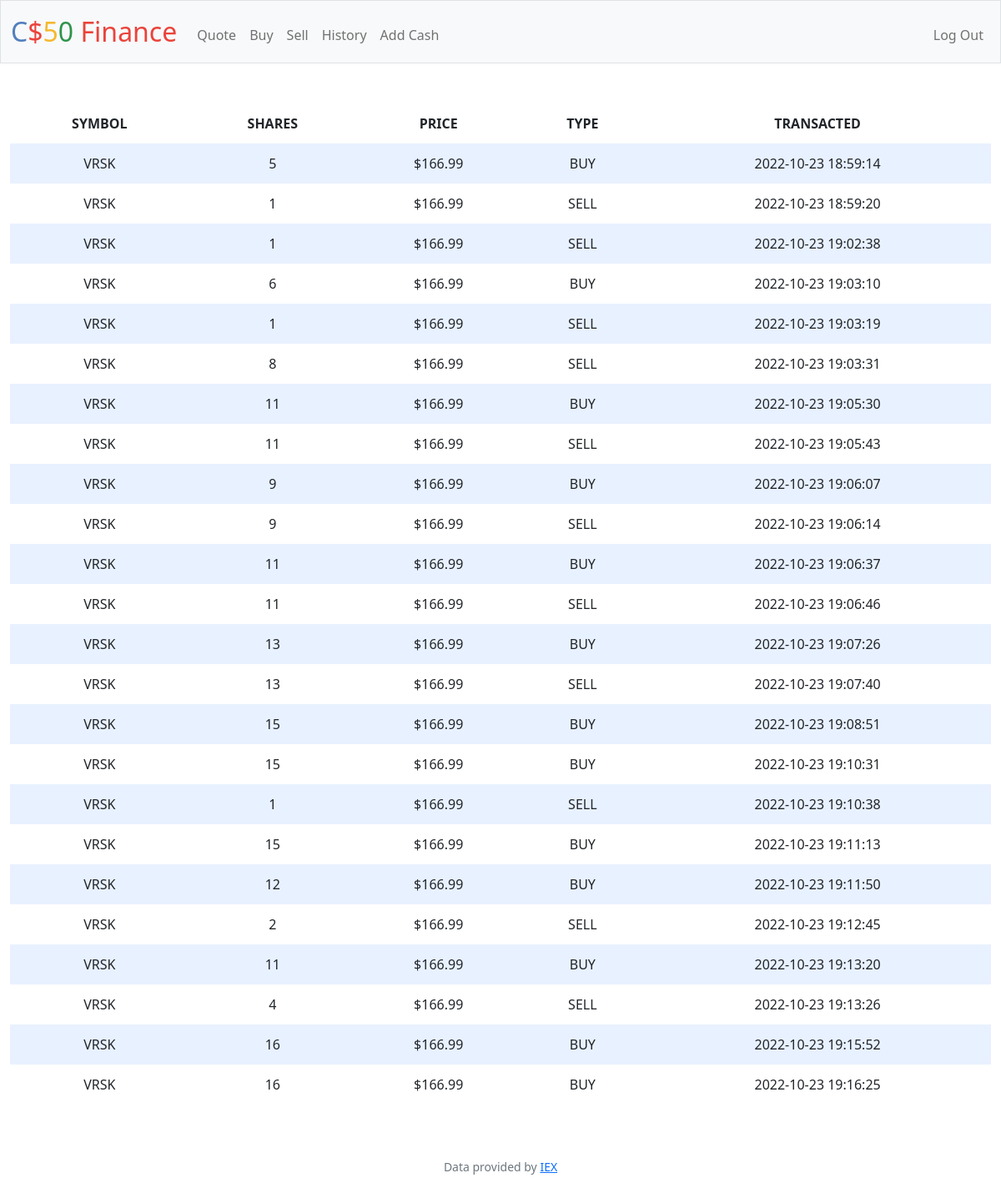
Page /history (signed in) on the committed database.
### tables this page shows
CREATE TABLE history (
        id INTEGER PRIMARY KEY AUTOINCREMENT NOT NULL,
        user_id INTEGER NOT NULL,
        symbol TEXT NOT NULL,
        shares INTEGER NOT NULL,
        price INTEGER NOT NULL,
        type TEXT NOT NULL,
        transacted TEXT NOT NULL
);

### app.py (the view)
@app.route("/history")
@login_required
def history():
    personal_hist = db.execute(
        "SELECT * FROM history WHERE user_id = ?;", session["user_id"])
    return render_template("history.html", personal_hist=personal_hist)

### app.py (called while the page is built)
@app.after_request
def after_request(response):
    response.headers["Cache-Control"] = "no-cache, no-store, must-revalidate"
    response.headers["Expires"] = 0
    response.headers["Pragma"] = "no-cache"
    return response

### helpers.py (called while the page is built)
def login_required(f):
    @wraps(f)
    def decorated_function(*args, **kwargs):
        if session.get("user_id") is None:
            return redirect("/login")
        return f(*args, **kwargs)
    return decorated_function

### templates/history.html (shortened to what this page needs)
{% extends "layout.html" %}
{% block main %}
<table>
    <thead>
        <tr>
            <th>SYMBOL</th>
            <th>SHARES</th>
            <th>PRICE</th>
            <th>TYPE</th>
            <th>TRANSACTED</th>
        </tr>
    </thead>
    <tbody>
        {% for hist in personal_hist %}
            <tr>
                <td>{{ hist.symbol }}</td>
                <td>{{ hist.shares }}</td>
                <td>{{ hist.price}}</td>
                <td>{{ hist.type }}</td>
                <td>{{ hist.transacted }}</td>
            </tr>
        {% endfor %}
    </tbody>
</table>
{% endblock %}

### templates/layout.html (shortened to what this page needs)
<!DOCTYPE html>
<html lang="en">
    <head>
        <link href="https://cdn.jsdelivr.net/npm/bootstrap@5.1.3/dist/css/bootstrap.min.css" rel="stylesheet">
        <link href="/static/styles.css" rel="stylesheet">
    </head>
    <body>
        <nav class="bg-light border navbar navbar-expand-md navbar-light">
            <div class="container-fluid">
                <a class="navbar-brand" href="/"><span class="blue">C</span><span class="red">$</span><span class="yellow">5</span><span class="green">0</span> <span class="red">Finance</span></a>
                <div class="collapse navbar-collapse" id="navbar">
                    {% if session["user_id"] %}
                        <ul class="navbar-nav me-auto mt-2">
                            <li class="nav-item"><a class="nav-link" href="/quote">Quote</a></li>
                            <li class="nav-item"><a class="nav-link" href="/buy">Buy</a></li>
                            <li class="nav-item"><a class="nav-link" href="/sell">Sell</a></li>
                            <li class="nav-item"><a class="nav-link" href="/history">History</a></li>
                            <li class="nav-item"><a class="nav-link" href="/addcash">Add Cash</a></li>
                        </ul>
                        <ul class="navbar-nav ms-auto mt-2">
                            <li class="nav-item"><a class="nav-link" href="/logout">Log Out</a></li>
                        </ul>
                    {% else %}
                        <ul class="navbar-nav ms-auto mt-2">
                            <li class="nav-item"><a class="nav-link" href="/register">Register</a></li>
                            <li class="nav-item"><a class="nav-link" href="/login">Log In</a></li>
                        </ul>
                    {% endif %}
                </div>
            </div>
        </nav>
        <main class="container-fluid py-5 text-center">
            {% block main %}{% endblock %}
        </main>
        <footer class="mb-5 small text-center text-muted">
            Data provided by <a href="https://iexcloud.io/">IEX</a>
        </footer>
    </body>
</html>

### static/styles.css (style rules this page uses)
nav .navbar-brand { font-size: xx-large; }
nav .navbar-brand .blue { color: #537fbe; }
nav .navbar-brand .red { color: #ea433b; }
nav .navbar-brand .yellow { color: #f5b82e; }
nav .navbar-brand .green { color: #2e944b; }
table { background-color: transparent; margin-bottom: 1rem; width: 100%; }
table th, table td { padding: 0.75rem; vertical-align: middle; }
tbody tr:nth-of-type(odd) { background-color: rgb(179, 208, 255, 0.3) }

### rows in the picture
history: symbol "VRSK", shares "5", price "$166.99", type "BUY", transacted "2022-10-23 18:59:14"
history: symbol "VRSK", shares "1", price "$166.99", type "SELL", transacted "2022-10-23 18:59:20"
history: symbol "VRSK", shares "1", price "$166.99", type "SELL", transacted "2022-10-23 19:02:38"
history: symbol "VRSK", shares "6", price "$166.99", type "BUY", transacted "2022-10-23 19:03:10"
history: symbol "VRSK", shares "1", price "$166.99", type "SELL", transacted "2022-10-23 19:03:19"
history: symbol "VRSK", shares "8", price "$166.99", type "SELL", transacted "2022-10-23 19:03:31"
history: symbol "VRSK", shares "11", price "$166.99", type "BUY", transacted "2022-10-23 19:05:30"
history: symbol "VRSK", shares "11", price "$166.99", type "SELL", transacted "2022-10-23 19:05:43"
history: symbol "VRSK", shares "9", price "$166.99", type "BUY", transacted "2022-10-23 19:06:07"
history: symbol "VRSK", shares "9", price "$166.99", type "SELL", transacted "2022-10-23 19:06:14"
history: symbol "VRSK", shares "11", price "$166.99", type "BUY", transacted "2022-10-23 19:06:37"
history: symbol "VRSK", shares "11", price "$166.99", type "SELL", transacted "2022-10-23 19:06:46"
history: symbol "VRSK", shares "13", price "$166.99", type "BUY", transacted "2022-10-23 19:07:26"
history: symbol "VRSK", shares "13", price "$166.99", type "SELL", transacted "2022-10-23 19:07:40"
history: symbol "VRSK", shares "15", price "$166.99", type "BUY", transacted "2022-10-23 19:08:51"
history: symbol "VRSK", shares "15", price "$166.99", type "BUY", transacted "2022-10-23 19:10:31"
history: symbol "VRSK", shares "1", price "$166.99", type "SELL", transacted "2022-10-23 19:10:38"
history: symbol "VRSK", shares "15", price "$166.99", type "BUY", transacted "2022-10-23 19:11:13"
history: symbol "VRSK", shares "12", price "$166.99", type "BUY", transacted "2022-10-23 19:11:50"
history: symbol "VRSK", shares "2", price "$166.99", type "SELL", transacted "2022-10-23 19:12:45"
history: symbol "VRSK", shares "11", price "$166.99", type "BUY", transacted "2022-10-23 19:13:20"
history: symbol "VRSK", shares "4", price "$166.99", type "SELL", transacted "2022-10-23 19:13:26"
history: symbol "VRSK", shares "16", price "$166.99", type "BUY", transacted "2022-10-23 19:15:52"
history: symbol "VRSK", shares "16", price "$166.99", type "BUY", transacted "2022-10-23 19:16:25"
